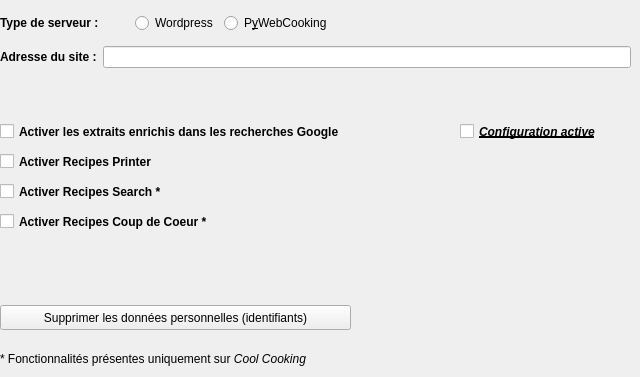
      <widget class="QWidget" name="config4">
       <attribute name="title">
        <string>Config 4</string>
       </attribute>
       <widget class="QLabel" name="label_5">
        <property name="geometry">
         <rect>
          <x>0</x>
          <y>350</y>
          <width>621</width>
          <height>18</height>
         </rect>
        </property>
        <property name="text">
         <string>* Fonctionnalités présentes uniquement sur &lt;i&gt;Cool Cooking&lt;/i&gt;</string>
        </property>
       </widget>
       <widget class="QCheckBox" name="recPrinter_4">
        <property name="geometry">
         <rect>
          <x>0</x>
          <y>150</y>
          <width>201</width>
          <height>23</height>
         </rect>
        </property>
        <property name="styleSheet">
         <string notr="true">font-weight: bold;</string>
        </property>
        <property name="text">
         <string>Activer Recipes Printer</string>
        </property>
       </widget>
       <widget class="QCheckBox" name="configActive_4">
        <property name="geometry">
         <rect>
          <x>460</x>
          <y>120</y>
          <width>171</width>
          <height>23</height>
         </rect>
        </property>
        <property name="font">
         <font>
          <weight>75</weight>
          <italic>true</italic>
          <bold>true</bold>
          <underline>true</underline>
         </font>
        </property>
        <property name="text">
         <string>Configuration active</string>
        </property>
        <property name="checked">
         <bool>false</bool>
        </property>
       </widget>
       <widget class="QCheckBox" name="richSnippets_4">
        <property name="geometry">
         <rect>
          <x>0</x>
          <y>120</y>
          <width>431</width>
          <height>23</height>
         </rect>
        </property>
        <property name="styleSheet">
         <string notr="true">font-weight: bold;</string>
        </property>
        <property name="text">
         <string>Activer les extraits enrichis dans les recherches Google</string>
        </property>
       </widget>
       <widget class="QCheckBox" name="recCoupDeCoeur_4">
        <property name="geometry">
         <rect>
          <x>0</x>
          <y>210</y>
          <width>261</width>
          <height>23</height>
         </rect>
        </property>
        <property name="styleSheet">
         <string notr="true">font-weight: bold;</string>
        </property>
        <property name="text">
         <string>Activer Recipes Coup de Coeur *</string>
        </property>
       </widget>
       <widget class="QCheckBox" name="recSearch_4">
        <property name="geometry">
         <rect>
          <x>0</x>
          <y>180</y>
          <width>211</width>
          <height>23</height>
         </rect>
        </property>
        <property name="styleSheet">
         <string notr="true">font-weight: bold;</string>
        </property>
        <property name="text">
         <string>Activer Recipes Search *</string>
        </property>
       </widget>
       <widget class="QPushButton" name="buttonOptionsSupprimerDonneesPerso_4">
        <property name="geometry">
         <rect>
          <x>0</x>
          <y>305</y>
          <width>351</width>
          <height>25</height>
         </rect>
        </property>
        <property name="text">
         <string>Supprimer les données personnelles (identifiants)</string>
        </property>
       </widget>
       <widget class="QWidget" name="layoutWidget_13">
        <property name="geometry">
         <rect>
          <x>0</x>
          <y>40</y>
          <width>631</width>
          <height>34</height>
         </rect>
        </property>
        <layout class="QHBoxLayout" name="horizontalLayout_13">
         <item>
          <widget class="QLabel" name="labelAdresseSite_4">
           <property name="text">
            <string>&lt;html&gt;&lt;head/&gt;&lt;body&gt;&lt;p&gt;&lt;span style=&quot; font-weight:600;&quot;&gt;Adresse du site :&lt;/span&gt;&lt;/p&gt;&lt;/body&gt;&lt;/html&gt;</string>
           </property>
          </widget>
         </item>
         <item>
          <widget class="QLineEdit" name="lineEditAdresseSite_4"/>
         </item>
        </layout>
       </widget>
       <widget class="QWidget" name="layoutWidget_12">
        <property name="geometry">
         <rect>
          <x>0</x>
          <y>10</y>
          <width>631</width>
          <height>26</height>
         </rect>
        </property>
        <layout class="QHBoxLayout" name="horizontalLayout_21">
         <item>
          <widget class="QLabel" name="label_11">
           <property name="text">
            <string>&lt;html&gt;&lt;head/&gt;&lt;body&gt;&lt;p&gt;&lt;span style=&quot; font-weight:600;&quot;&gt;Type de serveur :&lt;/span&gt;&lt;/p&gt;&lt;/body&gt;&lt;/html&gt;</string>
           </property>
          </widget>
         </item>
         <item>
          <spacer name="horizontalSpacer_9">
           <property name="orientation">
            <enum>Qt::Horizontal</enum>
           </property>
           <property name="sizeType">
            <enum>QSizePolicy::Fixed</enum>
           </property>
           <property name="sizeHint" stdset="0">
            <size>
             <width>30</width>
             <height>20</height>
            </size>
           </property>
          </spacer>
         </item>
         <item>
          <widget class="QRadioButton" name="typeServer_wordpress_4">
           <property name="text">
            <string>Wordpress</string>
           </property>
          </widget>
         </item>
         <item>
          <widget class="QRadioButton" name="typeServer_pywebcooking_4">
           <property name="text">
            <string>P&amp;yWebCooking</string>
           </property>
          </widget>
         </item>
         <item>
          <spacer name="horizontalSpacer_10">
           <property name="orientation">
            <enum>Qt::Horizontal</enum>
           </property>
           <property name="sizeHint" stdset="0">
            <size>
             <width>40</width>
             <height>20</height>
            </size>
           </property>
          </spacer>
         </item>
        </layout>
       </widget>
      </widget>
